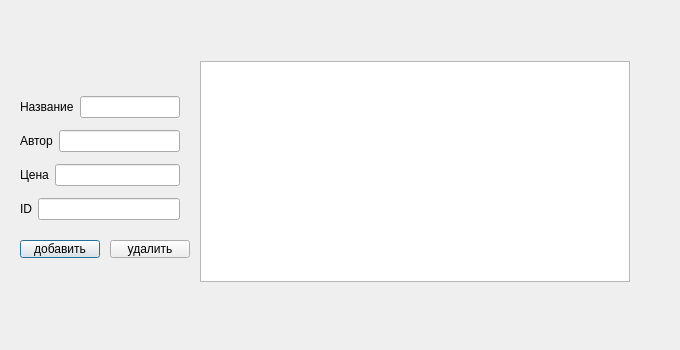
<?xml version="1.0" encoding="UTF-8"?>
<ui version="4.0">
 <class>Books</class>
 <widget class="QDialog" name="Books">
  <property name="geometry">
   <rect>
    <x>0</x>
    <y>0</y>
    <width>680</width>
    <height>350</height>
   </rect>
  </property>
  <property name="windowTitle">
   <string>Dialog</string>
  </property>
  <widget class="QWidget" name="verticalLayoutWidget">
   <property name="geometry">
    <rect>
     <x>20</x>
     <y>90</y>
     <width>160</width>
     <height>138</height>
    </rect>
   </property>
   <layout class="QVBoxLayout" name="verticalLayout">
    <item>
     <layout class="QHBoxLayout" name="horizontalLayout_9">
      <item>
       <widget class="QLabel" name="label_9">
        <property name="text">
         <string>Название</string>
        </property>
       </widget>
      </item>
      <item>
       <widget class="QLineEdit" name="name"/>
      </item>
     </layout>
    </item>
    <item>
     <layout class="QHBoxLayout" name="horizontalLayout_6">
      <item>
       <widget class="QLabel" name="label_6">
        <property name="text">
         <string>Автор</string>
        </property>
       </widget>
      </item>
      <item>
       <widget class="QLineEdit" name="author"/>
      </item>
     </layout>
    </item>
    <item>
     <layout class="QHBoxLayout" name="horizontalLayout_12">
      <item>
       <widget class="QLabel" name="label_12">
        <property name="text">
         <string>Цена</string>
        </property>
       </widget>
      </item>
      <item>
       <widget class="QLineEdit" name="price"/>
      </item>
     </layout>
    </item>
    <item>
     <layout class="QHBoxLayout" name="horizontalLayout">
      <item>
       <widget class="QLabel" name="label">
        <property name="text">
         <string>ID</string>
        </property>
       </widget>
      </item>
      <item>
       <widget class="QLineEdit" name="id"/>
      </item>
     </layout>
    </item>
   </layout>
  </widget>
  <widget class="QPushButton" name="add_button">
   <property name="geometry">
    <rect>
     <x>20</x>
     <y>240</y>
     <width>80</width>
     <height>18</height>
    </rect>
   </property>
   <property name="text">
    <string>добавить</string>
   </property>
  </widget>
  <widget class="QPushButton" name="delete_button">
   <property name="geometry">
    <rect>
     <x>110</x>
     <y>240</y>
     <width>80</width>
     <height>18</height>
    </rect>
   </property>
   <property name="text">
    <string>удалить</string>
   </property>
  </widget>
  <widget class="QTableView" name="tableView">
   <property name="geometry">
    <rect>
     <x>200</x>
     <y>61</y>
     <width>430</width>
     <height>221</height>
    </rect>
   </property>
  </widget>
 </widget>
 <resources/>
 <connections/>
</ui>
